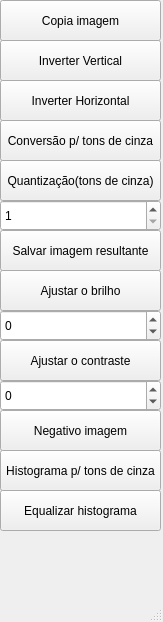
<?xml version="1.0" encoding="UTF-8"?>
<ui version="4.0">
 <class>MainWindow</class>
 <widget class="QMainWindow" name="MainWindow">
  <property name="geometry">
   <rect>
    <x>0</x>
    <y>0</y>
    <width>163</width>
    <height>622</height>
   </rect>
  </property>
  <property name="windowTitle">
   <string>T1 Mario Brum</string>
  </property>
  <widget class="QWidget" name="centralwidget">
   <widget class="QPushButton" name="inverteVertical">
    <property name="geometry">
     <rect>
      <x>0</x>
      <y>40</y>
      <width>161</width>
      <height>41</height>
     </rect>
    </property>
    <property name="text">
     <string>Inverter Vertical</string>
    </property>
   </widget>
   <widget class="QPushButton" name="inverteHorizontal">
    <property name="geometry">
     <rect>
      <x>0</x>
      <y>80</y>
      <width>161</width>
      <height>41</height>
     </rect>
    </property>
    <property name="text">
     <string>Inverter Horizontal</string>
    </property>
   </widget>
   <widget class="QPushButton" name="converteCinza">
    <property name="geometry">
     <rect>
      <x>0</x>
      <y>120</y>
      <width>161</width>
      <height>41</height>
     </rect>
    </property>
    <property name="text">
     <string>Conversão p/ tons de cinza</string>
    </property>
   </widget>
   <widget class="QPushButton" name="quantizaCinza">
    <property name="geometry">
     <rect>
      <x>0</x>
      <y>160</y>
      <width>161</width>
      <height>41</height>
     </rect>
    </property>
    <property name="text">
     <string>Quantização(tons de cinza)</string>
    </property>
   </widget>
   <widget class="QPushButton" name="salvaImagem">
    <property name="geometry">
     <rect>
      <x>0</x>
      <y>230</y>
      <width>161</width>
      <height>41</height>
     </rect>
    </property>
    <property name="text">
     <string>Salvar imagem resultante</string>
    </property>
   </widget>
   <widget class="QSpinBox" name="tonsBox">
    <property name="geometry">
     <rect>
      <x>0</x>
      <y>200</y>
      <width>161</width>
      <height>31</height>
     </rect>
    </property>
    <property name="minimum">
     <number>1</number>
    </property>
    <property name="maximum">
     <number>255</number>
    </property>
   </widget>
   <widget class="QPushButton" name="copiaImagem">
    <property name="geometry">
     <rect>
      <x>0</x>
      <y>0</y>
      <width>161</width>
      <height>41</height>
     </rect>
    </property>
    <property name="text">
     <string>Copia imagem</string>
    </property>
   </widget>
   <widget class="QPushButton" name="brilho">
    <property name="geometry">
     <rect>
      <x>0</x>
      <y>270</y>
      <width>161</width>
      <height>41</height>
     </rect>
    </property>
    <property name="text">
     <string>Ajustar o brilho</string>
    </property>
   </widget>
   <widget class="QSpinBox" name="brilhoBox">
    <property name="geometry">
     <rect>
      <x>0</x>
      <y>310</y>
      <width>161</width>
      <height>31</height>
     </rect>
    </property>
    <property name="minimum">
     <number>-255</number>
    </property>
    <property name="maximum">
     <number>255</number>
    </property>
   </widget>
   <widget class="QPushButton" name="contraste">
    <property name="geometry">
     <rect>
      <x>0</x>
      <y>340</y>
      <width>161</width>
      <height>41</height>
     </rect>
    </property>
    <property name="text">
     <string>Ajustar o contraste</string>
    </property>
   </widget>
   <widget class="QSpinBox" name="contrasteBox">
    <property name="geometry">
     <rect>
      <x>0</x>
      <y>380</y>
      <width>161</width>
      <height>31</height>
     </rect>
    </property>
    <property name="minimum">
     <number>-255</number>
    </property>
    <property name="maximum">
     <number>255</number>
    </property>
   </widget>
   <widget class="QPushButton" name="negativo">
    <property name="geometry">
     <rect>
      <x>0</x>
      <y>410</y>
      <width>161</width>
      <height>41</height>
     </rect>
    </property>
    <property name="text">
     <string>Negativo imagem</string>
    </property>
   </widget>
   <widget class="QPushButton" name="histograma">
    <property name="geometry">
     <rect>
      <x>0</x>
      <y>450</y>
      <width>161</width>
      <height>41</height>
     </rect>
    </property>
    <property name="text">
     <string>Histograma p/ tons de cinza</string>
    </property>
   </widget>
   <widget class="QPushButton" name="equalizarHistograma">
    <property name="geometry">
     <rect>
      <x>0</x>
      <y>490</y>
      <width>161</width>
      <height>41</height>
     </rect>
    </property>
    <property name="text">
     <string>Equalizar histograma</string>
    </property>
   </widget>
  </widget>
  <widget class="QStatusBar" name="statusbar"/>
 </widget>
 <resources/>
 <connections/>
</ui>
